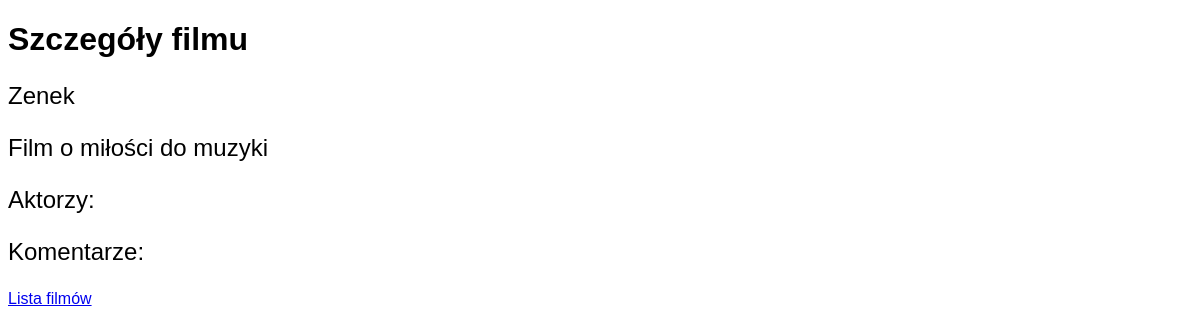
The page /list/2 on the database as committed earlier.
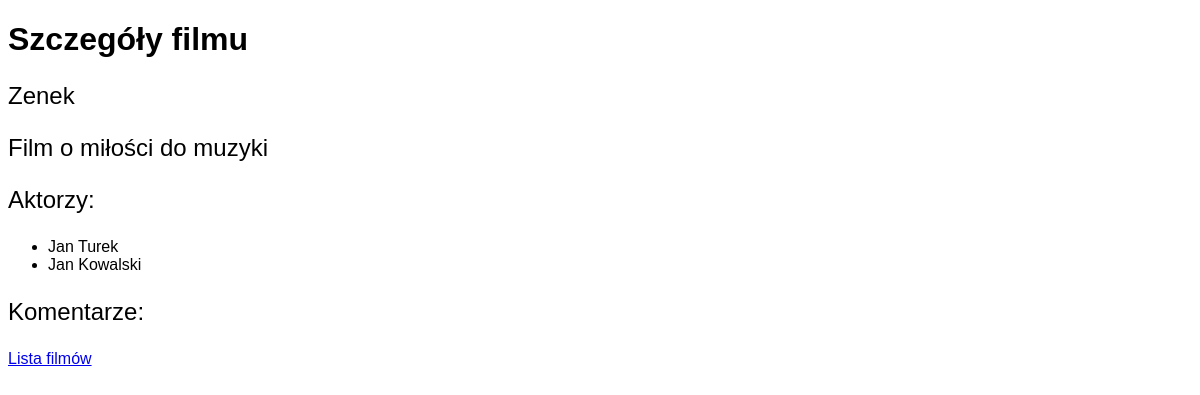
The same page on the database as committed later.
### main/models.py (models this page shows)
class Actor(models.Model):
    first_name = models.CharField(max_length=100, null=False)
    last_name = models.CharField(max_length=100, null=False)
    def __str__(self):
        return f"{self.first_name} {self.last_name}"
    class Meta:
        verbose_name = "aktor"
        verbose_name_plural = "aktorzy"

### main/views.py (the view)
# urls.py: path("list/<int:id>", moviedetails_response, name="movie_details" ),
def moviedetails_response(request, id):
    movie_obj = get_object_or_404(Movie, pk=id)
    comments = Comment.objects.filter(movie=movie_obj)
    return render(request, "movie-details.html",
                  { "movie" : movie_obj, "comments": comments } )

### main/templates/movie-details.html (shortened to what this page needs)
{% load static %}
<!DOCTYPE html>
<html lang="en">
<head>
    <link rel="stylesheet" href="{% static "main.css" %}">
</head>
<body>
    <h1>Szczegóły filmu</h1>
    <p>{{ movie.title|title }}</p>
    <p>{{ movie.description }}</p>
    <p>
        Aktorzy:
        <ul>
            {% for actor in movie.actors.all %}
                <li>{{ actor }}</li>
            {% endfor %}
        </ul>
    </p>
    <p>
        Komentarze:
    </p>
    <a href="{% url 'movie_list' %}">Lista filmów</a>
</body>
</html>

Rows that differ between the two databases and show on the page:
now on this page (row unchanged): Actor: first_name+last_name "Jan Turek"
added Actor: first_name+last_name "Jan Kowalski"
